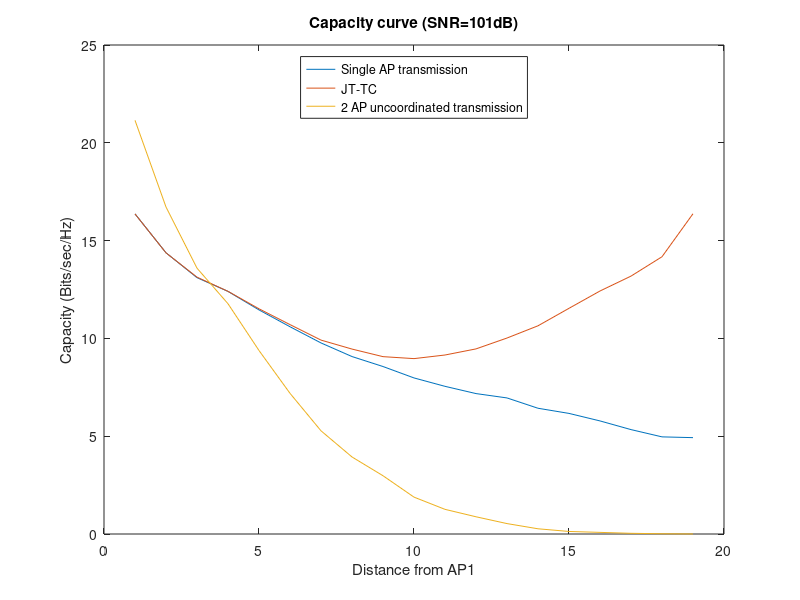

Recreate this plot in MATLAB.
% load('AP_ind_MIMO_JT4x4.mat');
% % AP_ind(find(AP_ind==0))=128;
% % AP_ind(find(AP_ind==1))=90;
% % AP_ind(find(AP_ind==2))=60;
% % AP_ind(find(AP_ind==3))=20;
% % AP_ind(find(AP_ind==4))=0;
% pcolor(X,Y,AP_ind),axis ij,axis square,grid off
% colormap(jet)
% colormap(hsv)
% colormapeditor

load("Capacity_crossover_vars.mat");
figure
plot(d, C1);
hold on
plot(d, C2);
plot(d, 2.*C3);
legend('Single AP transmission','JT-TC', '2 AP uncoordinated transmission', 'Location',"north");
xlabel('Distance from AP1');
ylabel('Capacity (Bits/sec/Hz)');
title(['Capacity curve (SNR=' num2str(SNR) 'dB)']);